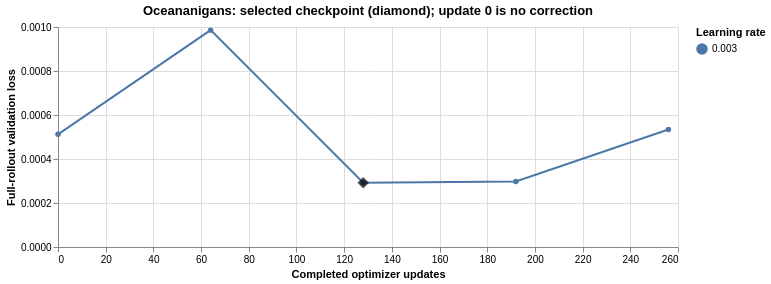

Vega-Lite specification for this chart:
### Vega-Lite specification from a JSON file in a GitHub repository (floating-point values rounded to 4 significant figures)
{"config": {"view": {"continuousWidth": 300, "continuousHeight": 300}}, "layer": [{"data": {"name": "data-d935ad7616ff963c2fad8bcbaed0e8d6"}, "mark": {"type": "line", "point": true}, "encoding": {"color": {"field": "lr", "title": "Learning rate", "type": "nominal"}, "tooltip": [{"field": "update", "type": "quantitative"}, {"field": "loss", "type": "quantitative"}, {"field": "lr", "type": "nominal"}], "x": {"field": "update", "title": "Completed optimizer updates", "type": "quantitative"}, "y": {"field": "loss", "title": "Full-rollout validation loss", "type": "quantitative"}}}, {"data": {"name": "data-ab0ddd92299c7904516743e7eed07a99"}, "mark": {"type": "point", "color": "black", "filled": true, "shape": "diamond", "size": 130}, "encoding": {"tooltip": [{"field": "update", "type": "quantitative"}, {"field": "loss", "type": "quantitative"}], "x": {"field": "update", "type": "quantitative"}, "y": {"field": "loss", "type": "quantitative"}}}], "height": 220, "title": "Oceananigans: selected checkpoint (diamond); update 0 is no correction", "width": 620, "$schema": "https://vega.github.io/schema/vega-lite/v6.4.1.json", "datasets": {"data-d935ad7616ff963c2fad8bcbaed0e8d6": [{"update": 0, "loss": 0.0005122, "lr": "0.003"}, {"update": 64, "loss": 0.0009858, "lr": "0.003"}, {"update": 128, "loss": 0.000292, "lr": "0.003"}, {"update": 192, "loss": 0.0002975, "lr": "0.003"}, {"update": 256, "loss": 0.0005342, "lr": "0.003"}], "data-ab0ddd92299c7904516743e7eed07a99": [{"update": 128, "loss": 0.000292}]}, "usermeta": {"renderer": "svg"}}
